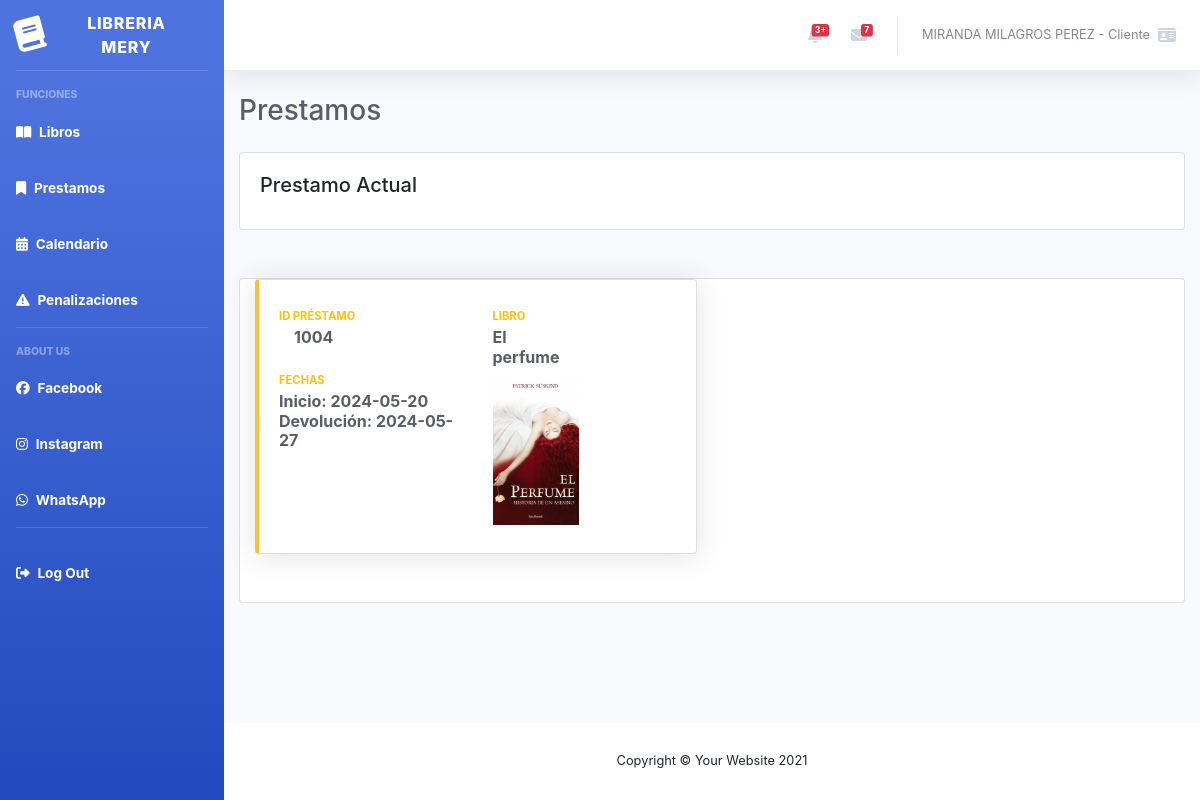
The page /VistaClientePrestamos.php (signed in) on the database its author committed.
### tables this page shows
CREATE TABLE tb_persona (
	id_per			integer			NOT NULL,
    nom_ape			varchar(64)		NOT NULL,
    edad			integer			NOT NULL,
    correo			varchar(64)		NOT NULL,
    direccion		varchar(64)		NULL,
    telefono		varchar(16)		NOT NULL,
    PRIMARY KEY(id_per)
);

CREATE TABLE tb_tipoUsuario (
	id_tipo			integer			NOT NULL,
	rango			varchar(32)		NOT NULL,
	descripcion		varchar(64)		NOT NULL,
	PRIMARY KEY(id_tipo)
);

CREATE TABLE tb_prestamo (
	id_pre			integer       NOT NULL AUTO_INCREMENT,
    id_per			integer			NOT NULL,
    id_lib			integer			NOT NULL,
    fec_pre			date			NOT NULL,
    hor_pre			varchar(16)		NOT NULL,
    fec_dev			date			NOT NULL,
    hor_dev			varchar(16)		NOT NULL, 
    estado			varchar(32)		NOT NULL,
    PRIMARY KEY(id_pre),
    FOREIGN KEY(id_per) REFERENCES tb_persona(id_per),
    FOREIGN KEY(id_lib)	REFERENCES tb_libro(id_lib)
) AUTO_INCREMENT=1000;

CREATE TABLE tb_libro (
	id_lib			integer			NOT NULL AUTO_INCREMENT,
    id_est			integer			NOT NULL,
    id_cat			integer			NOT NULL,
    titulo			varchar(32)		NOT NULL,
    descripcion		text			NULL,
    autor			varchar(64)		NOT NULL,
    fec_pub			date			NOT NULL,
    PRIMARY KEY(id_lib),
    FOREIGN KEY(id_est) REFERENCES tb_estado(id_est),
    FOREIGN KEY(id_cat) REFERENCES tb_categoria(id_cat)
)AUTO_INCREMENT = 100;

### controlador/Control_ClienteMain.php (called while the page is built, shortened)
<?php
require_once "dao/DAO_Usuario.php";
require_once "dao/DAO_Libro.php";
    class Control_ClienteMain
    {
        public function getUserDataC($user_id)
        {
            $dao = new DAO_Usuario();
            $data = $dao->getUserData($user_id);
            $listaDataUsuarios = [];
            foreach ($data as $datausuario) {
                $listaDataUsuarios[] = $datausuario;
            }
            return $listaDataUsuarios;
        }
        public function getLibroDetalle($id) {
            $dao = new DAO_Libro();
            $libro = $dao->consultarLibro($id);
            return $libro;
        }
    }
?>

### dao/DAO_Usuario.php (called while the page is built, shortened)
<?php
require_once "util/conexion.php";
class DAO_Usuario
{
    public function getUserData($user_id) {
        $cn = new conexion();
        $sql = "select tp.nom_ape, tt.rango from tb_persona tp inner join tb_usuario tu on tu.id_per =tp.id_per inner join tb_tipousuario tt on tu.id_tipo =tt.id_tipo where tp.id_per = $user_id";
        $res = mysqli_query($cn->conecta(), $sql);
        if (mysqli_num_rows($res) > 0) {
            $usuario = mysqli_fetch_assoc($res);
            return $usuario;
        } else {
            return null;
        }
    }
}
?>

### util/conexion.php (called while the page is built, shortened)
<?php
class conexion
{
    private $cn = null;
    function conecta()
    {
        if ($this->cn == null) {
            $this->cn = mysqli_connect("localhost", "root", "", "bdprestamos");
        }
        return $this->cn;
    }
}

### dao/DAO_Prestamo.php (called while the page is built, shortened)
<?php
require_once(__DIR__ . '/../util/conexion.php');
require_once(__DIR__ . '/../modelo/Prestamo.php');
class DAO_Prestamo
{
    public function consultarPrestamoPorUsuario($idUsuario) {
        $cn = new conexion();
        $conn = $cn->conecta();
        $sql = "SELECT * FROM tb_prestamo tpr
                INNER JOIN tb_persona tpe ON tpr.id_per = tpe.id_per
                WHERE tpe.id_per = ?";
        $prestamos = [];
        if ($stmt = $conn->prepare($sql)) {
            $stmt->bind_param("i", $idUsuario);
            $stmt->execute();
            $result = $stmt->get_result();
            if ($result->num_rows > 0) {
                while ($row = $result->fetch_assoc()) {
                    $prestamo = new Prestamo();
                    $prestamo->setIdPre($row['id_pre']);
                    $prestamo->setIdPer($row['id_per']);
                    $prestamo->setIdLib($row['id_lib']);
                    $prestamo->setFecPre($row['fec_pre']);
                    $prestamo->setHorPre($row['hor_pre']);
                    $prestamo->setFecDev($row['fec_dev']);
                    $prestamo->setHorDev($row['hor_dev']);
                    $prestamo->setEstado($row['estado']);
                    $prestamos[] = $prestamo;
                }
            }
        } else {
            throw new Exception('Error al preparar la consulta: ' . $conn->error);
        }
        return $prestamos;
    }
}
?>

### controlador/Control_PrestamosCliente.php (called while the page is built, shortened)
<?php
require_once "dao/DAO_Prestamo.php";
class Control_PrestamosCliente
{
    public function getPrestamosPorUsuario($user_id)
    {
        $dao = new DAO_Prestamo();
        $prestamos = $dao->consultarPrestamoPorUsuario($user_id);
        return $prestamos;
    }
}

### modelo/Prestamo.php (called while the page is built, shortened)
<?php
class Prestamo {
    private $idPre;
    private $idLib;
    private $fecPre;
    private $fecDev;
    private $estado;
    public function getIdPre() {
        return $this->idPre;
    }
    public function setIdPre($idPre) {
        $this->idPre = $idPre;
    }
    public function getIdLib() {
        return $this->idLib;
    }
    public function setIdLib($idLib) {
        $this->idLib = $idLib;
    }
    public function getFecPre() {
        return $this->fecPre;
    }
    public function setFecPre($fecPre) {
        $this->fecPre = $fecPre;
    }
    public function getFecDev() {
        return $this->fecDev;
    }
    public function setFecDev($fecDev) {
        $this->fecDev = $fecDev;
    }
    public function getEstado() {
        return $this->estado;
    }
    public function setEstado($estado) {
        $this->estado = $estado;
    }
}
?>

### dao/DAO_Libro.php (called while the page is built, shortened)
<?php
require_once(__DIR__ . '/../util/conexion.php');
class DAO_Libro
{
    public function consultarLibro($id) {
        $cn = new conexion();
        $c = $cn->conecta();
        $sql = "
            select tl.id_lib, tl.titulo, tl.descripcion, tl.autor, tl.fec_pub, tc.nombre
            from tb_libro tl
            inner join tb_categoria tc on tl.id_cat = tc.id_cat
            where tl.id_lib = ?
        ";
        $stm = $c->prepare($sql);
        $stm->bind_param("s", $id);
        $stm->execute();
        $stm->bind_result($id_lib, $titulo, $descripcion, $autor, $fec_pub, $categoria);
        $libro = null;
        if ($stm->fetch()) {
            $libro = [
                'id_lib' => $id_lib,
                'titulo' => $titulo,
                'descripcion' => $descripcion,
                'autor' => $autor,
                'fec_pub' => $fec_pub,
                'categoria' => $categoria
            ];
        }
        return $libro;
    }
}
?>

### VistaClientePrestamos.php (the view, shortened to what this page needs)
<?php
include "controlador/Control_ClienteMain.php";
include "controlador/Control_PrestamosCliente.php";
if(isset($_SESSION['user_id'])) {
    $user_id = $_SESSION['user_id'];
    $control = new Control_ClienteMain();
    $controlP = new Control_PrestamosCliente();
    $userdata = $control->getUserDataC($user_id);
    $listaPrestamosPorUsuario = $controlP->getPrestamosPorUsuario($user_id);
} else {
    header("Location: Index.php");
    exit();
}
?>
<!DOCTYPE html>
<html lang="en">
<head>
    <link href="vendor/fontawesome-free/css/all.min.css" rel="stylesheet" type="text/css">
    <link href="css/sb-admin-2.min.css" rel="stylesheet">
    <link rel="stylesheet" href="https://use.fontawesome.com/releases/v6.5.2/css/all.css">
    <link rel="stylesheet" href="https://cdn.jsdelivr.net/npm/bootstrap@4.0.0/dist/css/bootstrap.min.css">
</head>
<body id="page-top">
    <?php
        $control = new Control_ClienteMain();
    ?>
    <div id="wrapper">
        <ul class="navbar-nav bg-gradient-primary sidebar sidebar-dark accordion" id="accordionSidebar">
            <a class="sidebar-brand d-flex align-items-center justify-content-center" href="VistaClienteMain.php">
                <div class="sidebar-brand-icon rotate-n-15">
                    <i class="fa-solid fa-book"></i>
                </div>
                <div class="sidebar-brand-text mx-3">Libreria Mery </div>
            </a>
            <hr class="sidebar-divider">
            <div class="sidebar-heading">
                Funciones
            </div>
            <li class="nav-item active">
                <a class="nav-link" href="VistaClienteMain.php">
                    <i class="fa-solid fa-book-open"></i>
                    <span>Libros</span></a>
            </li>
            <li class="nav-item active">
                <a class="nav-link" href="VistaClientePrestamos.php">
                    <i class="fa-solid fa-bookmark"></i>
                    <span>Prestamos</span></a>
            </li>
            <li class="nav-item active">
                <a class="nav-link" href="index.html">
                    <i class="fa-solid fa-calendar-alt"></i>
                    <span>Calendario</span></a>
            </li>
            <li class="nav-item active">
                <a class="nav-link" href="VistaClientePenalizaciones.php">
                    <i class="fa-solid fa-triangle-exclamation"></i>
                    <span>Penalizaciones</span></a>
            </li>
            <hr class="sidebar-divider">
            <div class="sidebar-heading">
                About us
            </div>
            <li class="nav-item active">
                <a class="nav-link" href="index.html">
                    <i class="fa-brands fa-facebook"></i>
                    <span>Facebook</span></a>
            </li>
            <li class="nav-item active">
                <a class="nav-link" href="index.html">
                    <i class="fa-brands fa-instagram"></i>
                    <span>Instagram</span></a>
            </li>
            <li class="nav-item active">
                <a class="nav-link" href="index.html">
                    <i class="fa-brands fa-whatsapp"></i>
                    <span>WhatsApp</span></a>
            </li>
            <hr class="sidebar-divider">
            <li class="nav-item active">
                <a class="nav-link" href="controlador/Control_Logout.php">
                    <i class="fa-solid fa-right-from-bracket"></i>
                    <span>Log Out</span></a>
            </li>
        </ul>
        <div id="content-wrapper" class="d-flex flex-column">
            <div id="content">
                <nav class="navbar navbar-expand navbar-light bg-white topbar mb-4 static-top shadow">
                    <ul class="navbar-nav ml-auto">
                        <li class="nav-item dropdown no-arrow mx-1">
                            <a class="nav-link dropdown-toggle" href="#" id="alertsDropdown" role="button"
                                data-toggle="dropdown" aria-haspopup="true" aria-expanded="false">
                                <span class="badge badge-danger badge-counter">3+</span>
                            </a>
                        </li>
                        <li class="nav-item dropdown no-arrow mx-1">
                            <a class="nav-link dropdown-toggle" href="#" id="messagesDropdown" role="button"
                                data-toggle="dropdown" aria-haspopup="true" aria-expanded="false">
                                <i class="fas fa-envelope fa-fw"></i>
                                <span class="badge badge-danger badge-counter">7</span>
                            </a>
                        </li>
                        <li class="nav-item dropdown no-arrow">
                            <a class="nav-link dropdown-toggle" href="#" id="userDropdown" role="button"
                                data-toggle="dropdown" aria-haspopup="true" aria-expanded="false">
                                <span class="mr-2 d-none d-lg-inline text-gray-600 small"><?=$userdata[0]?> - <?=$userdata[1]?></span>
                                <i class="fa-solid fa-id-card"></i>
                            </a>
                        </li>
                    </ul>
                </nav>
                <div class="container-fluid">
                    <div class="d-sm-flex align-items-center justify-content-between mb-4">
                        <h1 class="h3 mb-0 text-gray-800">Prestamos</h1>
                    </div>
                    <div class="row mb-4">
                        <div class="col-xl-12">
                            <div class="card mb-4">
                                <div class="card-body">
                                    <h5 class="card-title">Prestamo Actual</h5>
                                </div>
                            </div>
                        </div>
                    </div>
                    <div class="row">
                        <div class="col-xl-12 col-lg-7">
                            <div class="card mb-4">
                                <div class="col-xl-12 col-lg-7" id="Libros">
                                <?php
                                        echo "<div class='row mb-4'>";
                                        foreach ($listaPrestamosPorUsuario as $prestamo) {
                                            if ($prestamo->getEstado() == "Finalizado") {
                                                echo "<div class='col-xl-6 col-md-6 mb-4'>";
                                                echo "<div class='card border-left-warning shadow h-100 py-2'>";
                                                echo "<div class='card-body'>";
                                                echo "<div class='row'>";
                                                echo "<div class='col col-md-6'>";
                                                    echo "<div class='text-xs font-weight-bold text-warning text-uppercase mb-1'>ID Préstamo</div>";
                                                    echo "<div class='col'>";
                                                    echo "<div class='h6 mb-0 font-weight-bold text-gray-800'>" . $prestamo->getIdPre() . "</div>";
                                                    echo "</div>";
                                                    echo "<br>";
                                                    echo "<div class='text-xs font-weight-bold text-warning text-uppercase mb-1'>Fechas</div>";
                                                    echo "<div class='row'>";
                                                    echo "<div class='col'>";
                                                    echo "<div class='h6 mb-0 font-weight-bold text-gray-800'>Inicio: " . $prestamo->getFecPre() . "</div>";
                                                    echo "<div class='h6 mb-0 font-weight-bold text-gray-800'>Devolución: " . $prestamo->getFecDev() . "</div>";
                                                    echo "</div>";
                                                    echo "</div>";
                                                echo "</div>";
                                                $librodetalle = $control->getLibroDetalle($prestamo->getIdLib());
                                                echo "<div class='col-xl-3'>";
                                                echo "<div class='text-xs font-weight-bold text-warning text-uppercase mb-1'>Libro</div>";
                                                echo "<div class='h6 mb-0 font-weight-bold text-gray-800'>" .  $librodetalle['titulo'] . "</div>";
                                                echo "<img src='galeria/" . $prestamo->getIdLib() . ".jpg' alt='Carátula del libro' class='img-fluid mt-2' >";
                                                echo "</div>";
                                                echo "</div>";
                                                echo "</div>";
                                                echo "</div>";
                                                echo "</div>";
                                            }
                                        }
                                        echo "</div>";
                                    ?>
                                </div>
                            </div>
                        </div>
                    </div>
                </div>
            </div>
            <footer class="sticky-footer bg-white">
                <div class="container my-auto">
                    <div class="copyright text-center my-auto">
                        <span>Copyright &copy; Your Website 2021</span>
                    </div>
                </div>
            </footer>
        </div>
    </div>
</body>
</html>

### VistaClientePrestamos.php (style rules this page uses)
.img-fluid { max-width: 100px; height: 150px; }

### rows shown on the page
tb_persona: nom_ape "MIRANDA MILAGROS PEREZ", tb_tipousuario.rango "Cliente"
tb_prestamo: id_pre "1004", fec_pre "2024-05-20", fec_dev "2024-05-27", id_lib.titulo "El perfume"
